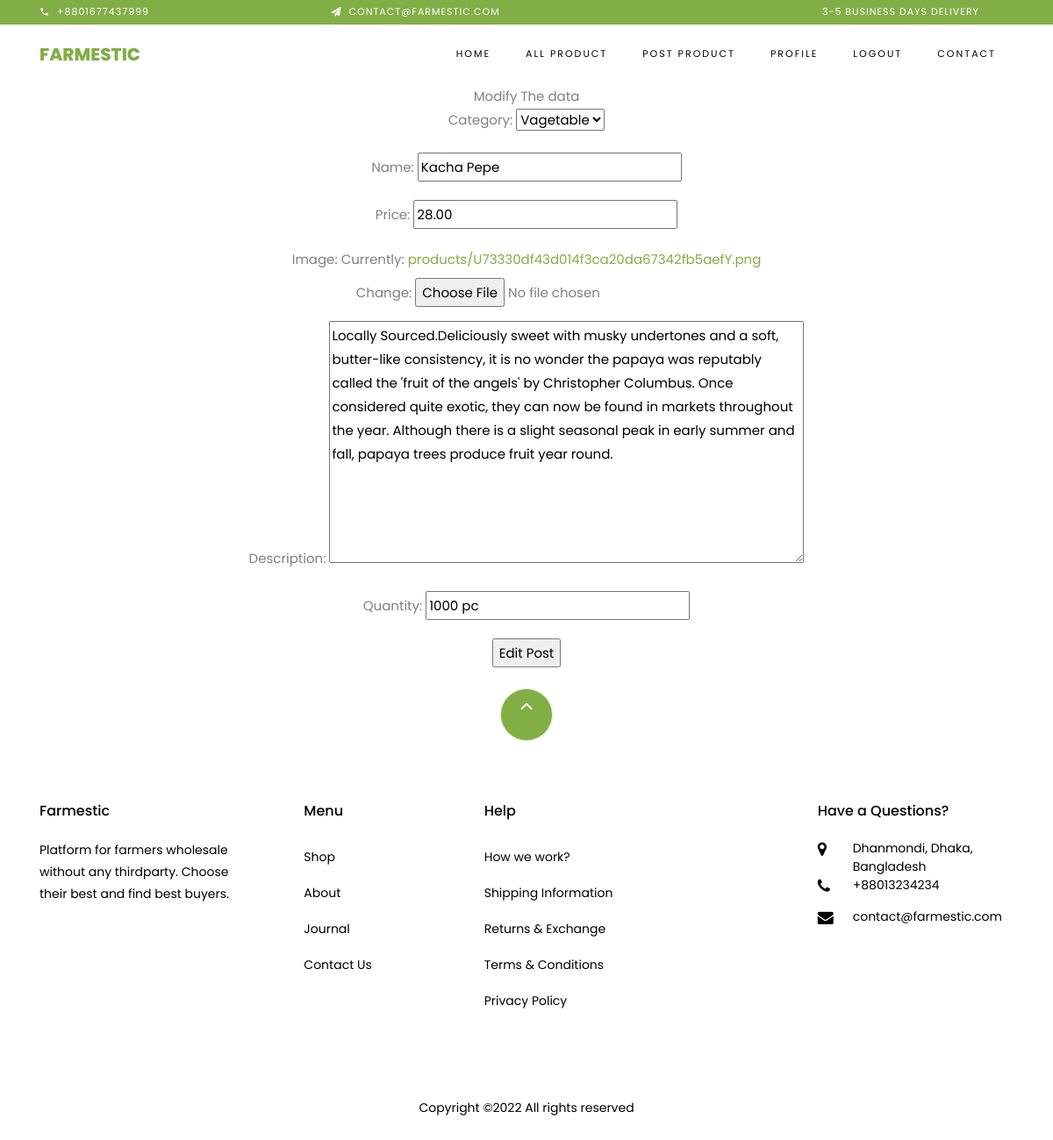
Page /edit_products/6 (signed in) on the earlier database version.
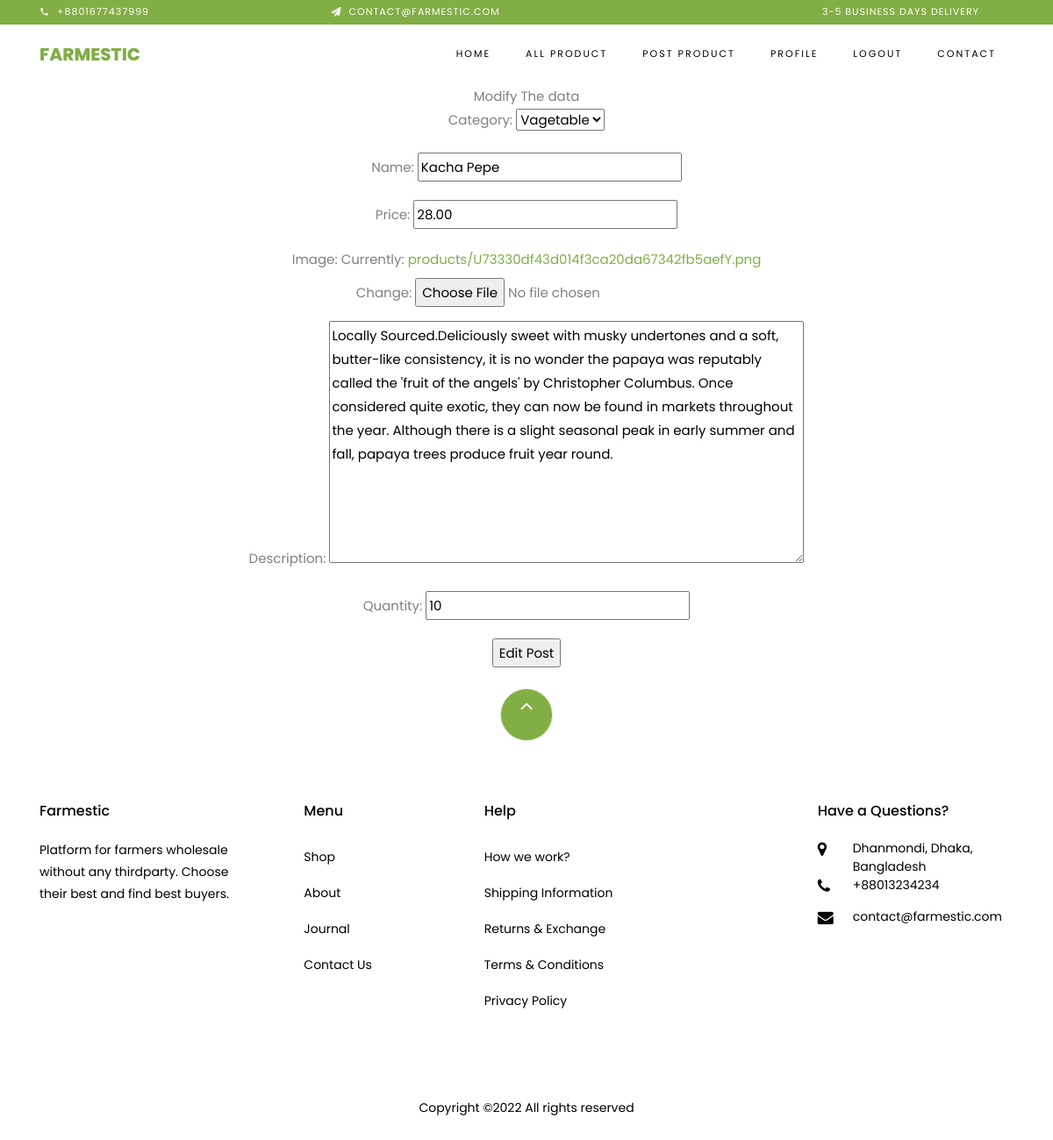
Same page on the later database version.
### home/models.py (models this page shows, shortened)
class Product(models.Model):
    category_choice=(
        ('Fruits','Fruits'),
        ('Vagetable','Vagetable'),
        ('Oil','Oil'),
        ('Rice','Rice'),
        ('Others','Others'),
    )
    category = models.CharField(max_length=60,choices=category_choice,null=True,blank=True)
    user = models.ForeignKey(User, on_delete=models.CASCADE, null=True, blank=True)
    name = models.CharField(max_length=100)
    price = models.DecimalField(max_digits=8, decimal_places=2)
    image = models.ImageField(upload_to='products')
    description = models.TextField()
    quantity = models.CharField(max_length=100,blank=True,null=True)
    date_added = models.DateField(auto_now_add=True)
    is_approved = models.BooleanField(default=False)

### home/views.py (the view)
# urls.py: path("edit_products/<int:id>",views.edit_product,name="edit_products"),
@login_required()
def edit_product(request,id):
    obj= get_object_or_404(Product, id=id)
    form = ProductForm(request.POST or None, instance= obj)
    context= {'form': form}
    if form.is_valid():
        obj= form.save(commit= False)
        obj.save()
        messages.success(request, "You successfully updated the post")
        context= {'form': form}
        return render(request, 'product/edit_product.html', context)
    else:
        context= {'form': form,
                    'error': 'Modify The data'}
        return render(request,'product/edit_product.html' , context)

### home/forms.py
class ProductForm(forms.ModelForm):
        class Meta:
            model=Product
            fields=[
                "category",
                "name",
                "price",
                "image",
                "description",
                "quantity"
            ]

### templates/product/edit_product.html (shortened to what this page needs)
{% extends 'base.html' %}
{% load static %}
{% block content %}
<center>
{% if error %}
{{ error }}
{% endif %}
    <div class="col-md-12 text-center">
        <form action="" method="POST">
        {{ form.as_p }}
        <input type="submit" value="Edit Post"/>
        </form>
    </div>
</center>
<br/><br/>
{% endblock content %}

Differences in the rows shown:
changed Product "Vagetable": quantity "1000 pc" → "10"
